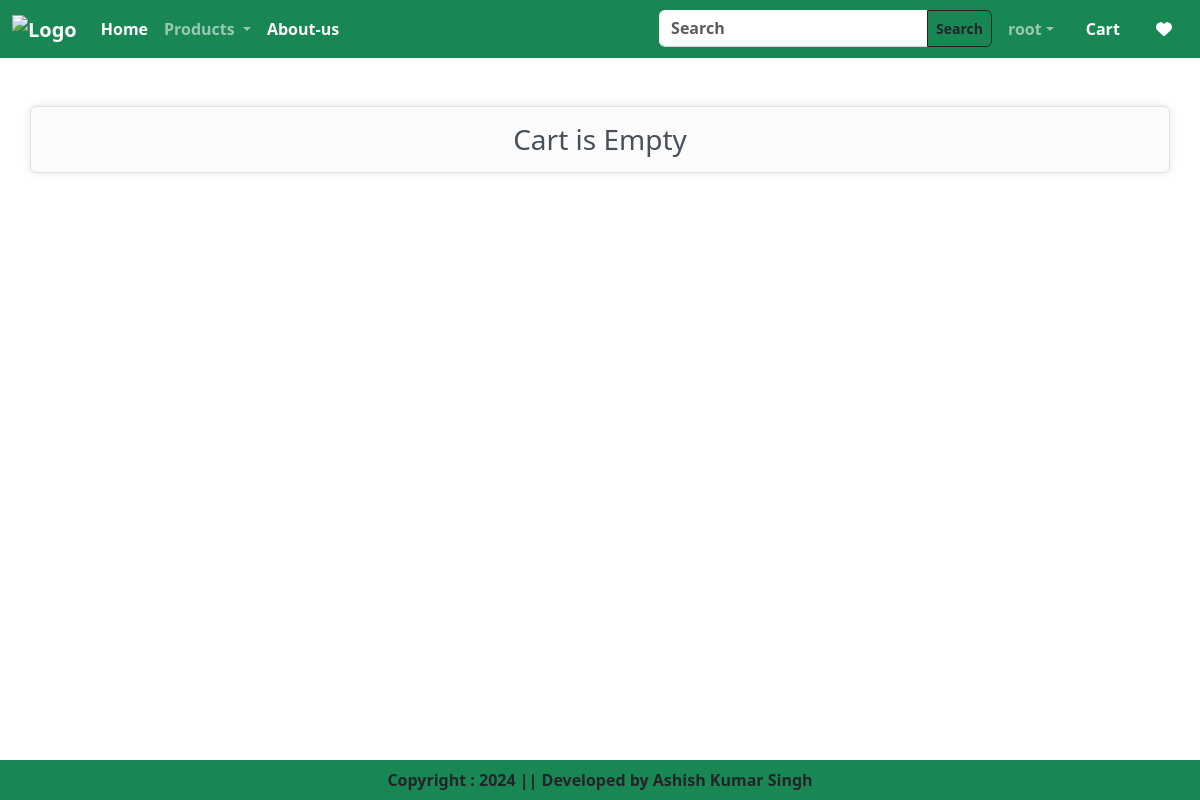
The app's page /cart/ (signed in), older data.
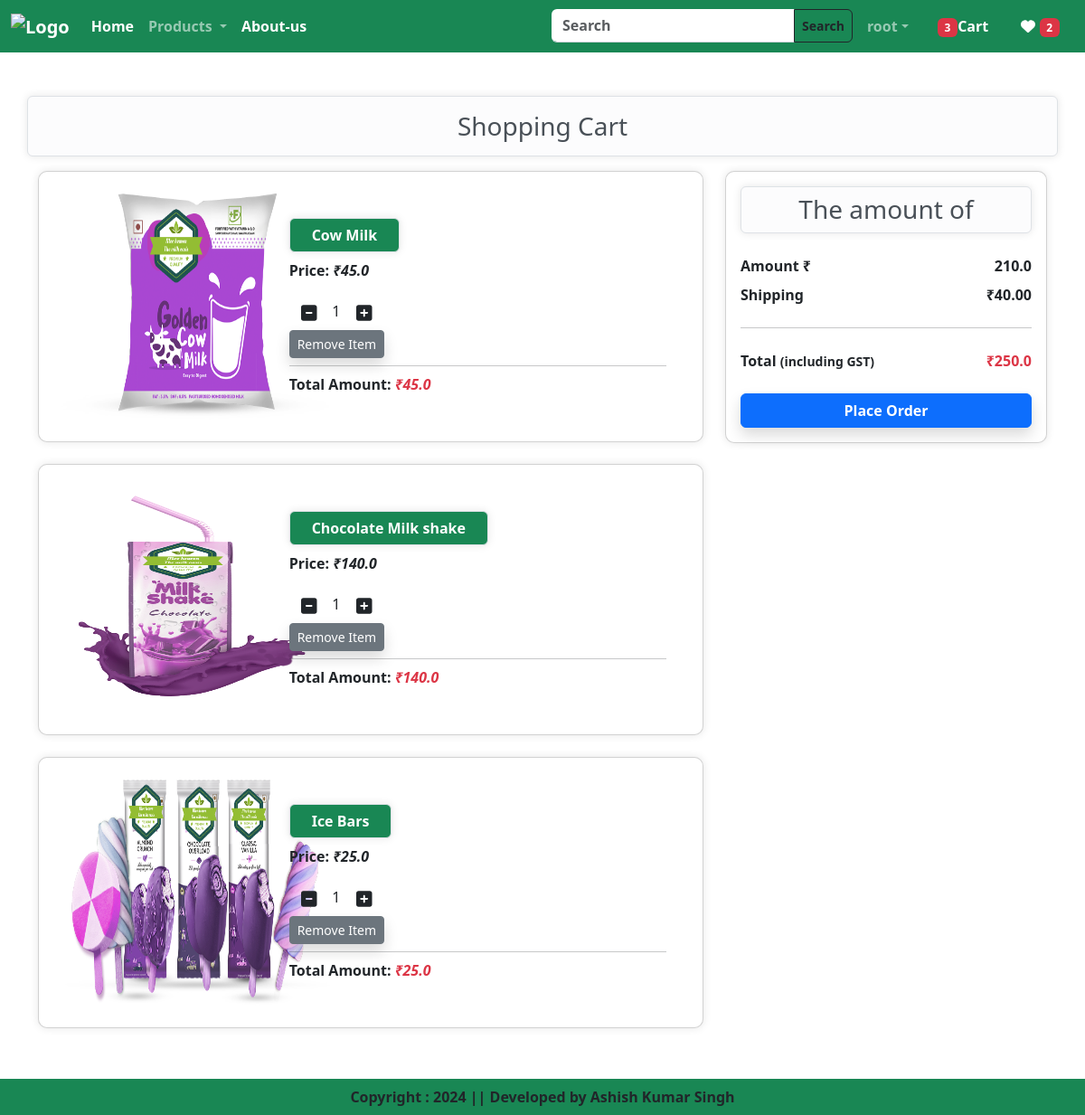
The same page, newer data.
### app/models.py (models this page shows, shortened)
class Cart(models.Model):
    user = models.ForeignKey(User,on_delete=models.CASCADE)
    product = models.ForeignKey(Product,on_delete=models.CASCADE)
    quantity = models.PositiveIntegerField(default=1)
    @property
    def total_cost(self):
        return self.quantity * self.product.discounted_price

class Product(models.Model):
    title = models.CharField(max_length=100)
    selling_price = models.FloatField()
    discounted_price = models.FloatField()
    description = models.TextField()
    composition = models.TextField(default="")
    prodapp = models.TextField(default="")
    category = models.CharField(choices=CATEGORY_CHOICES,max_length=2)
    product_image = models.ImageField(upload_to='product')

### app/views.py (the view)
# urls.py: path('cart/',views.show_cart,name="showcart"),
@login_required
def show_cart(request):
    user = request.user
    cart = Cart.objects.filter(user=user)
    amount = 0
    for p in cart:
        value = p.quantity * p.product.discounted_price
        amount = amount + value
    totalamount = amount + 40
    wishItem=0
    totalItem = 0
    if request.user.is_authenticated:
        totalItem = len(Cart.objects.filter(user=request.user))
        wishItem = len(Wishlist.objects.filter(user=request.user))
    return render(request,'app/addtocart.html',locals())

### app/templates/app/addtocart.html (shortened to what this page needs)
{% extends "app/base.html" %}
{% load static %}
{% block main-content %}
<div class="container my-5">
    <div class="row">
        {% if cart %}
        <h3 class="alert alert-light border rounded text-center shadow_container"> Shopping Cart</h3>
        <div class="col-sm-8">
            {% for item in cart %}
            <div class="card shadow_container mb-4 p-4">
                <div class="row no-gutters d-flex align-items-center">
                    <div class="col-md-4 text-center">
                        <img class="card-img" src="{{ item.product.product_image.url }}" alt="{{ item.product.title }}" style="height: 250px; width: 300px;">
                    </div>
                    <div class="col-md-8">
                        <div class="card-body">
                            <h5 class="border rounded text-center shadow_container btn btn-success px-4 fw-bold">{{item.product.title}}</h5>
                            <p class="card-text"><strong>Price:</strong><span class="fst-italic fw-bolder"  class="fst-italic fw-bolder"> ₹{{item.product.discounted_price}}</span></p>
                          <div>
                            <a class="minus-cart btn" pid="{{item.product.id}}"><i class="fas  fa-minus-square fa-lg"></i></a>
                            <span id="quantity">{{item.quantity}}</span>
                            <a class="plus-cart btn" pid="{{item.product.id}}"><i class="fas  fa-plus-square fa-lg"></i></a>
                        </div>
                        <div class="d-flex justify-content-between">
                            <a href="#" class="remove-cart btn btn-sm btn-secondary shadow mr-3" pid="{{item.product.id}}">Remove Item</a>
                        </div>
                        <hr class="my-2">
                        <p class="card-text"><strong>Total Amount: </strong><span  class="fst-italic fw-bolder text-danger"> ₹{{item.total_cost}}</span></p>
                        </div>
                    </div>
                </div>
            </div>
                {% endfor %}
        </div>
        <div class="col-sm-4">
            <div class="card shadow_container fw-bold">
                <div class="card-body">
                    <h3 class="alert alert-light border rounded text-center shadow_container p-2">The amount of</h3>
                    <ul class="list-group">
                        <li class="list-group-item d-flex justify-content-between align-items-center border-0 px-0 pb-0">Amount ₹<span id="amount"> {{amount}}</span></li>
                        <li class="list-group-item d-flex justify-content-between align-items-center border-0 px-0">Shipping <span> ₹40.00</span></li><hr>
                        <li class="list-group-item d-flex justify-content-between align-items-center border-0 px-0 mb-3">
                            <div>
                                <strong>
                                    Total
                                </strong> <small>(including GST)</small>
                            </div>
                            <span id="totalamount"><strong class="text-danger"> ₹{{totalamount}}</strong></span>
                        </li>
                    </ul>
                    <div class="d-grid"><a href="{% url 'checkout' %}" class="btn btn-primary shadow fw-bold">Place Order</a></div>
                </div>
            </div>
        </div>
        {% else %}
        <h3 class="alert alert-light border rounded text-center shadow_container">Cart is Empty</h3>
        {% endif %}
    </div>
</div>
<br>
{% endblock main-content %}

### app/templates/app/base.html (shortened to what this page needs)
<!doctype html>
{% load static %}
<html lang="en">
  <head>
    <link href="https://cdn.jsdelivr.net/npm/bootstrap@5.3.3/dist/css/bootstrap.min.css" rel="stylesheet">
    <link rel = "stylesheet" href = "{% static 'app/css/owl.carousel.min.css' %}">
    <link rel = "stylesheet" href = "{% static 'app/css/all.min.css' %}">
    <link rel = "stylesheet" href = "{% static 'app/css/style.css' %}">
    <link rel="stylesheet" href="https://cdnjs.cloudflare.com/ajax/libs/font-awesome/6.0.0-beta3/css/all.min.css">
  </head>
  <body>
    <nav class="navbar navbar-expand-lg navbar-dark bg-success">
      <div class="container-fluid fw-bold">
        <a class="navbar-brand" href="/">
          <img src="{% static 'app/images/logo2.png' %}" alt="Logo" width="200" height="100"></a>
        <div class="collapse navbar-collapse" id="navbarSupportedContent">
          <ul class="navbar-nav me-auto mb-2 mb-lg-0">
            {% if request.user.is_authenticated %}
            <li class="nav-item">
              <a class="nav-link active" aria-current="page" href="/">Home</a>
            </li>
            <li class="nav-item dropdown">
              <a class="nav-link dropdown-toggle" href="#" role="button" data-bs-toggle="dropdown" aria-expanded="false">
                Products
              </a>
            <li class="nav-item">
              <a class="nav-link text-white" href="{% url 'about' %}">About-us</a>
            </li>
          </ul>
          <form class="d-flex" role="search" action="/search/">
            <div class="input-group">
              <input class="form-control rounded-start fw-bold" type="search" placeholder="Search" aria-label="Search" name="search" style="length:1000px;">
              <button class="btn btn-outline-dark fw-bold btn-sm rounded-end" type="submit">Search</button>
            </div>
          </form>
        </div>
        <ul class="navbar-nav me-auto mb-2 mb-lg-0">
          <li class="nav-item dropdown mx-2">
            <a class="nav-link dropdown-toggle" href="#" role="button" data-bs-toggle="dropdown" aria-expanded="false">{{request.user}}</a>
          </li>
          <li class="nav-item mx-2">
            <a class="nav-link text-white" href="{% url 'showcart' %}"><span class="badge bg-danger">{% if totalItem > 0 %}{{totalItem}}{% endif %}</span>Cart&nbsp;</a>
          </li>
          <li class="nav-item mx-2">
            <a class="nav-link text-white" href="{% url 'wishlists' %}"><i class="fa fa-heart"></i> <span class="badge bg-danger">{% if wishItem > 0 %}{{wishItem}}{% endif %}</span></a>
          </li>
          {% else %}
          <li class="nav-item mx-2">
            <p class="nav-link text-white"><a style="text-decoration:none;color:white;"  href="{% url 'login' %}">Login</a>/<a style="text-decoration:none;color:white;" href="{% url 'customer-registration' %}">Register</a></p>
          </li>
          {% endif %}
        </ul>
      </div>
    </nav>
    {% block main-content %}{% endblock main-content %}
<footer class="container-fluid fixed-bottom bg-success text-center p-2 mt-5 fw-bold">
  Copyright : 2024 || Developed by Ashish Kumar Singh
</footer>
  </body>
</html>

### app/static/app/css/style.css (style rules this page uses)
body { margin: 0; overflow-x: hidden; }
.shadow_container { box-shadow: 0 0 10px rgba(0,0,0,0.1); border-radius: 10px; }
.form-control { border: none; border-bottom: 1px solid #ced4da; border-radius: 0; box-shadow: none; padding: 0.375rem 0.75rem; }

Row changes from the older to the newer data that the page shows:
added Cart: product.product_image (picture), product "Cow Milk", product.discounted_price "45.0", quantity "1", total_cost "45.0"
added Cart: product.product_image (picture), product "Chocolate Milk shake", product.discounted_price "140.0", quantity "1", total_cost "140.0"
added Cart: product.product_image (picture), product "Ice Bars", product.discounted_price "25.0", quantity "1", total_cost "25.0"
Text that changed along with them:
{{ totalItem }}: (not shown) → "3"
{{ wishItem }}: (not shown) → "2"
{{ amount }}: (not shown) → "210.0"
{{ totalamount }}: (not shown) → "250.0"
text no longer shown: "Cart is Empty"
text now shown: "Shopping Cart The amount of Amount ₹ Shipping ₹40.00 Total (including GST) ₹ Place Order"
